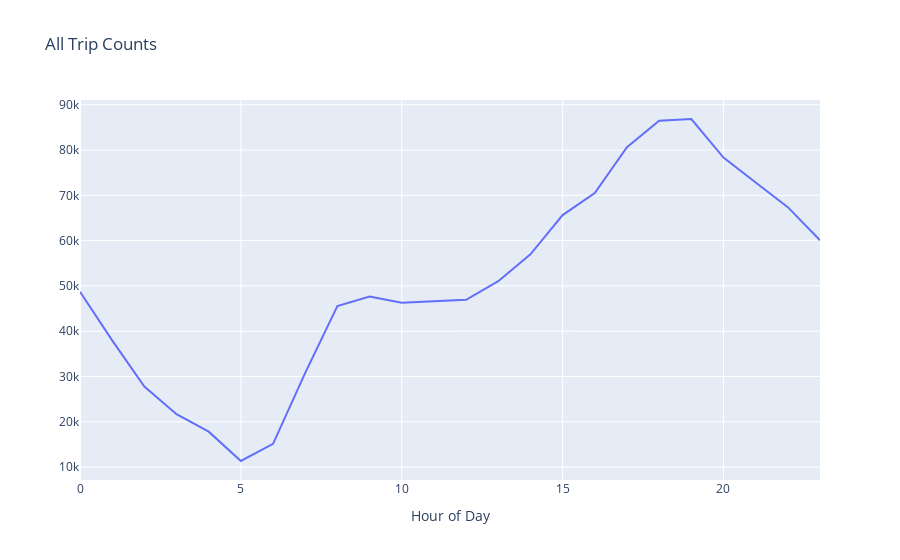

Notebook cell for this chart:
### Markdown cell above
# Our frequency of trips reaches a global minimum at 5am and max at 7pm
We also have a local max at around 9am. These are not super surprising as this reflects a work schedule. I am a little surprised to see the relative decrease isn't as high as I expected after 9am

### Code cell
fig = go.Figure()
x_val = tip_rates_desc['lpep_pickup_hour_of_day']
y_count = tip_rates_desc['tip_rate']['count']

fig.update_layout(
    title_text="All Trip Counts"
)

fig.update_xaxes(title_text="Hour of Day")

fig.add_trace(go.Scatter(x=x_val, y=y_count,
                        
                    mode='lines',
                    name='Trip Count'))
fig.show()

### Figure 1 — Plotly figure (JSON) as saved in the notebook; plotly's stock layout.template omitted (floating-point values rounded to 4 significant figures)
{"data": [{"mode": "lines", "name": "Trip Count", "type": "scatter", "x": [0, 1, 2, 3, 4, 5, 6, 7, 8, 9, 10, 11, 12, 13, 14, 15, 16, 17, 18, 19, 20, 21, 22, 23], "y": [48704, 37990, 27800, 21690, 17823, 11347, 15137, 30812, 45567, 47646, 46263, 46627, 46945, 51040, 56988, 65641, 70490, 80631, 86448, 86851, 78338, 72826, 67387, 60084]}], "layout": {"title": {"text": "All Trip Counts"}, "xaxis": {"title": {"text": "Hour of Day"}}}}
